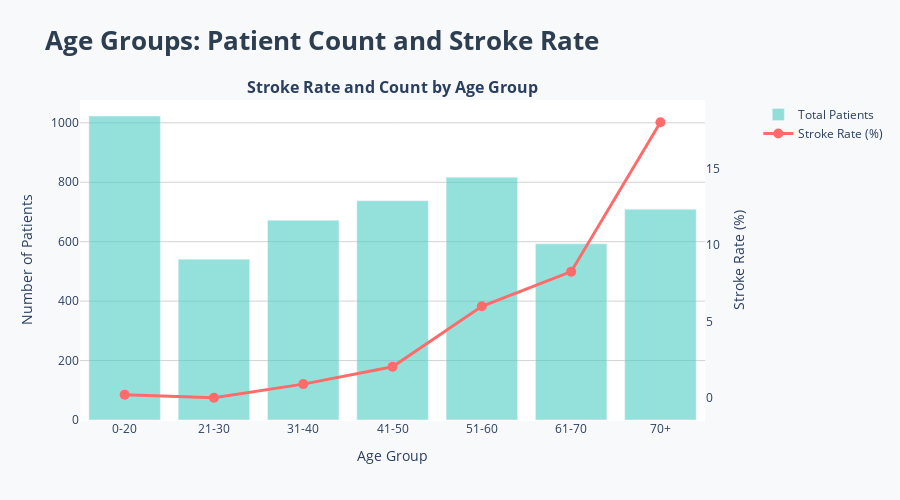

The notebook cell saved with this chart:
### Markdown cell above
### 3.7 Age Distribution and Stroke Risk

Detailed analysis of age as a critical risk factor.

### Code cell
df_clean['age_group'] = pd.cut(df_clean['age'],
                                bins=[0, 20, 30, 40, 50, 60, 70, 100],
                                labels=['0-20', '21-30', '31-40', '41-50', '51-60', '61-70', '70+'])
age_stroke = df_clean.groupby('age_group')['stroke'].agg(['sum', 'count'])
age_stroke['rate'] = (age_stroke['sum'] / age_stroke['count'] * 100)
fig = make_subplots(
    specs=[[{"secondary_y": True}]],
    subplot_titles=['<b>Stroke Rate and Count by Age Group</b>']
)

fig.add_trace(
    go.Bar(
        x=age_stroke.index.astype(str),
        y=age_stroke['count'],
        name='Total Patients',
        marker_color=COLOR_PALETTE['info'],
        opacity=0.6
    ),
    secondary_y=False
)
fig.add_trace(
    go.Scatter(
        x=age_stroke.index.astype(str),
        y=age_stroke['rate'],
        name='Stroke Rate (%)',
        marker_color=COLOR_PALETTE['danger'],
        line=dict(width=3),
        mode='lines+markers',
        marker=dict(size=10)
    ),
    secondary_y=True
)

fig.update_layout(
    title=dict(text='<b>Age Groups: Patient Count and Stroke Rate</b>',
               font=dict(size=26, color=COLOR_PALETTE['dark'])),
    height=500,
    paper_bgcolor='rgba(248, 249, 250, 1)',
    plot_bgcolor='white',
    hovermode='x unified'
)

fig.update_xaxes(title_text="Age Group", showgrid=False)
fig.update_yaxes(title_text="Number of Patients", secondary_y=False, showgrid=True, gridcolor='lightgray')
fig.update_yaxes(title_text="Stroke Rate (%)", secondary_y=True, showgrid=False)

fig.show()

print("\nStroke Rate by Age Group:")

display(age_stroke)

### Figure 1 — Plotly figure (JSON) as saved in the notebook; plotly's stock layout.template omitted (floating-point values rounded to 4 significant figures)
{"data": [{"marker": {"color": "#4ecdc4"}, "name": "Total Patients", "opacity": 0.6, "type": "bar", "x": ["0-20", "21-30", "31-40", "41-50", "51-60", "61-70", "70+"], "xaxis": "x", "y": [1023, 541, 672, 738, 817, 593, 709], "yaxis": "y"}, {"line": {"width": 3}, "marker": {"color": "#ff6b6b", "size": 10}, "mode": "lines+markers", "name": "Stroke Rate (%)", "type": "scatter", "x": ["0-20", "21-30", "31-40", "41-50", "51-60", "61-70", "70+"], "xaxis": "x", "y": [0.1955, 0.0, 0.8929, 2.033, 5.998, 8.263, 18.05], "yaxis": "y2"}], "layout": {"annotations": [{"font": {"size": 16}, "showarrow": false, "text": "<b>Stroke Rate and Count by Age Group</b>", "x": 0.47, "xanchor": "center", "xref": "paper", "y": 1, "yanchor": "bottom", "yref": "paper"}], "height": 500, "hovermode": "x unified", "paper_bgcolor": "rgba(248, 249, 250, 1)", "plot_bgcolor": "white", "title": {"font": {"color": "#2c3e50", "size": 26}, "text": "<b>Age Groups: Patient Count and Stroke Rate</b>"}, "xaxis": {"anchor": "y", "domain": [0, 0.94], "showgrid": false, "title": {"text": "Age Group"}}, "yaxis": {"anchor": "x", "domain": [0, 1], "gridcolor": "lightgray", "showgrid": true, "title": {"text": "Number of Patients"}}, "yaxis2": {"anchor": "x", "overlaying": "y", "showgrid": false, "side": "right", "title": {"text": "Stroke Rate (%)"}}}}
